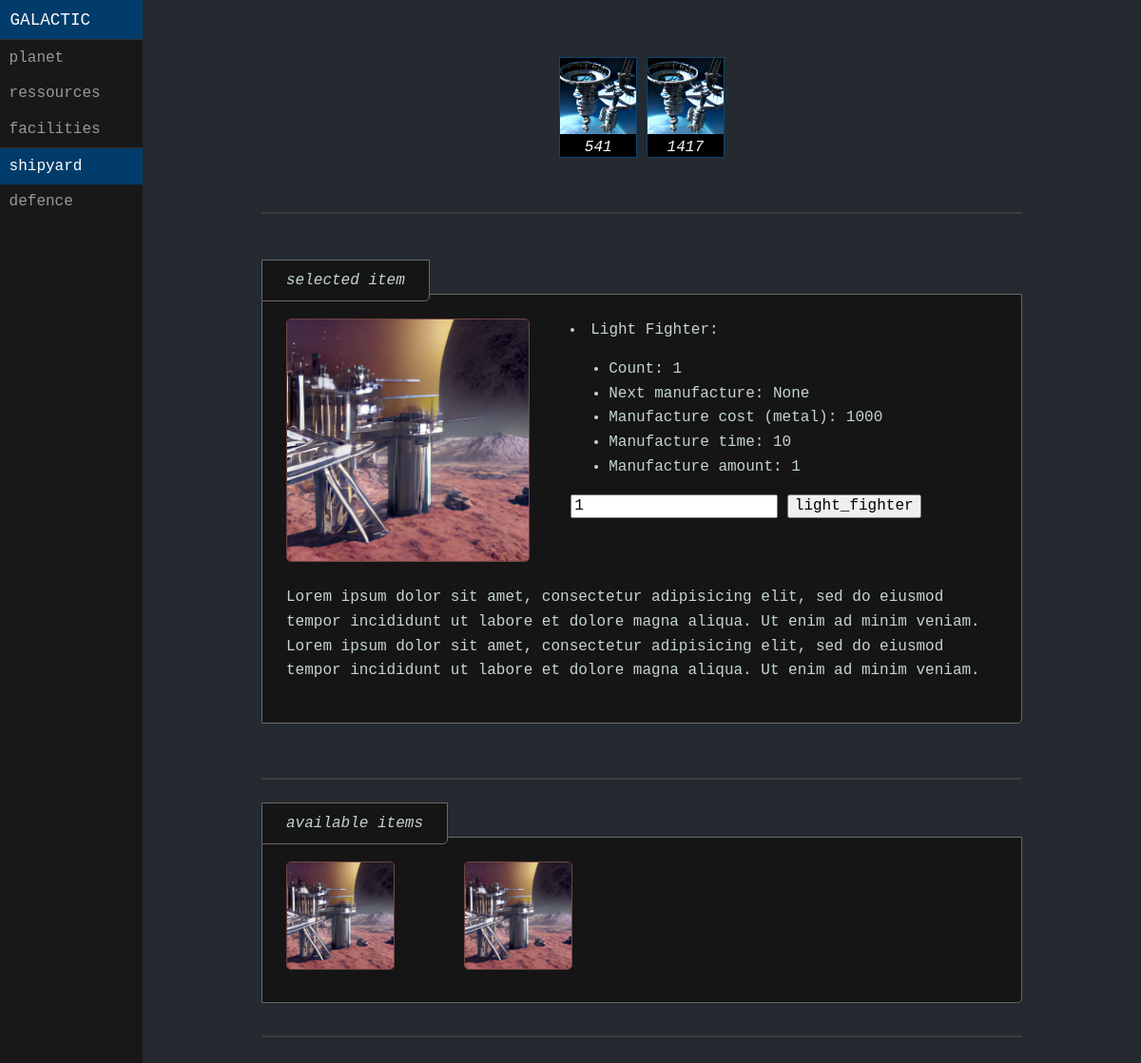
Page /galactic/2/shipyard/ on the committed database.
### galactic/models.py (models this page shows, shortened)
class Planet(models.Model):
    discovered_date = models.DateTimeField('date discovered')
    energy = models.IntegerField(default=100)
    metal = models.IntegerField(default=30)
    solar_plant_level = models.IntegerField(default=1)
    solar_plant_production = models.IntegerField(default=10)
    solar_plant_next_upgrade = models.DateTimeField(null=True, blank=True)
    solar_plant_cost_upgrade_metal = models.IntegerField(default=10)
    solar_plant_upgrade_time = models.IntegerField(default=10)
    metal_mining_level = models.IntegerField(default=1)
    metal_mining_production = models.IntegerField(default=10)
    metal_mining_next_batch = models.DateTimeField(default=timezone.now())
    metal_mining_energy_consumption = models.IntegerField(default=10)
    metal_mining_next_upgrade = models.DateTimeField(null=True, blank=True)
    metal_mining_cost_upgrade_metal = models.IntegerField(default=10)
    metal_mining_upgrade_time = models.IntegerField(default=10)
    robotics_factory_level = models.IntegerField(default=1)
    robotics_factory_next_upgrade = models.DateTimeField(null=True, blank=True)
    robotics_factory_cost_upgrade_metal = models.IntegerField(default=10)
    robotics_factory_upgrade_time = models.IntegerField(default=10)
    shipyard_dock_level = models.IntegerField(default=1)
    shipyard_dock_next_upgrade = models.DateTimeField(null=True, blank=True)
    shipyard_dock_cost_upgrade_metal = models.IntegerField(default=10)
    shipyard_dock_upgrade_time = models.IntegerField(default=10)
    rocket_launcher_count = models.IntegerField(default=1)
    rocket_launcher_next_manufacture = models.DateTimeField(null=True, blank=True)
    rocket_launcher_cost_manufacture_metal = models.IntegerField(default=1000)
    rocket_launcher_manufacture_time = models.IntegerField(default=10)
    rocket_launcher_manufacture_amount = models.IntegerField(default=1)
    light_laser_count = models.IntegerField(default=1)
    light_laser_next_manufacture = models.DateTimeField(null=True, blank=True)
    light_laser_cost_manufacture_metal = models.IntegerField(default=1000)
    light_laser_manufacture_time = models.IntegerField(default=10)
    light_laser_manufacture_amount = models.IntegerField(default=1)
    light_fighter_count = models.IntegerField(default=1)
    light_fighter_next_manufacture = models.DateTimeField(null=True, blank=True)
    light_fighter_cost_manufacture_metal = models.IntegerField(default=1000)
    light_fighter_manufacture_time = models.IntegerField(default=10)
    light_fighter_manufacture_amount = models.IntegerField(default=1)
    heavy_fighter_count = models.IntegerField(default=1)
    heavy_fighter_next_manufacture = models.DateTimeField(null=True, blank=True)
    heavy_fighter_cost_manufacture_metal = models.IntegerField(default=1000)
    heavy_fighter_manufacture_time = models.IntegerField(default=10)
    heavy_fighter_manufacture_amount = models.IntegerField(default=1)

### galactic/views.py (the view)
# urls.py: path('<int:planet_id>/shipyard/', views.shipyard, name='shipyard'),
def shipyard(request, planet_id):
    try:
        planet = Planet.objects.get(pk=planet_id)
    except Planet.DoesNotExist:
        raise Http404("Shipyard does not exist")
    return render(request, 'galactic/shipyard.html', {'planet': planet})

### galactic/templates/galactic/shipyard.html (shortened to what this page needs)
<!DOCTYPE html>
<html lang="en">
<head>
    {% load static %}
    <link rel="stylesheet" href="{% static 'galactic/pure-min.css' %}">
    <link rel="stylesheet" href="{% static 'galactic/styles.css' %}">
</head>
<body>
<div id="layout">
    <div id="menu">
        <div class="pure-menu">
            <a class="pure-menu-heading" href="#company">Galactic</a>
            <ul class="pure-menu-list">
                <li class="pure-menu-item"><a href="{% url 'galactic:planet' 1 %}" class="pure-menu-link">planet</a></li>
                <li class="pure-menu-item"><a href="{% url 'galactic:ressources' 1 %}" class="pure-menu-link">ressources</a></li>
                <li class="pure-menu-item"><a href="{% url 'galactic:facilities' 1 %}" class="pure-menu-link">facilities</a></li>
                <li class="pure-menu-item menu-item-divided pure-menu-selected"><a href="{% url 'galactic:shipyard' 1 %}" class="pure-menu-link">shipyard</a></li>
                <li class="pure-menu-item"><a href="{% url 'galactic:defence' 1 %}" class="pure-menu-link">defence</a></li>
            </ul>
        </div>
    </div>
   <div id="main">
        <div class="header">
            <div class="container">
                <table class="pure-table inventar-table" style="color: white;">
                    <tbody>
                        <tr>
                            <td style="background-color: black; border-left: 1px solid #0d4675; border-right: 1px solid #0d4675;"><img src="{% static 'galactic/solar_plant.jpg' %}" style="width: 80px;"></td>
                            <td style="border-top: 1px solid #242A2F;">&nbsp;</td>
                            <td style="background-color: black; border-left: 1px solid #0d4675; border-right: 1px solid #0d4675;"><img src="{% static 'galactic/solar_plant.jpg' %}" style="width: 80px;"></td>
                        </tr>
                        <tr>
                            <td style="background-color: black; border-left: 1px solid #0d4675; border-right: 1px solid #0d4675;">{{ planet.energy }}</td>
                            <td style="border-bottom: 1px solid #242A2F;">&nbsp;</td>
                            <td style="background-color: black; border-left: 1px solid #0d4675; border-right: 1px solid #0d4675;">{{ planet.metal }}</td>
                        </tr>
                    </tbody>
                </table>
            </div>
        </div>
        <div class="content">
            <p>&nbsp;</p>
            <hr>
            <p>&nbsp;</p>
            <span class="showstuff" style="padding: 12px 25px; font-style: italic;">selected item</span>
            <div id="Nature" class="picture showstuff" style="">
                <div class="pure-g">
                    <div class="pure-u-2-5">
                        <img src="{% static 'galactic/metal_mining.jpg' %}" alt="Nature" style="width:85%; border-radius:5px; border: 1px solid #714644;">
                    </div>
                    <div class="pure-u-3-5">
                        <li>Light Fighter:
                            <ul>
                                <li>Count: {{ planet.light_fighter_count }}</li>
                                <li>Next manufacture: {{ planet.light_fighter_next_manufacture }}</li>
                                <li>Manufacture cost (metal): {{ planet.light_fighter_cost_manufacture_metal }}</li>
                                <li>Manufacture time: {{ planet.light_fighter_manufacture_time }}</li>
                                <li>Manufacture amount: {{ planet.light_fighter_manufacture_amount }}</li>
                            </ul>
                        </li>
                        <form action="{% url 'galactic:manufacture_shipyard' planet.id %}" method="post">
                            <input type="number" name="amount" value="1">
                            <input type="submit" name="button" value="light_fighter">
                        </form>
                    </div>
                    <div class="pure-u-1-1">
                        <p>Lorem ipsum dolor sit amet, consectetur adipisicing elit, sed do eiusmod tempor incididunt ut labore et dolore magna aliqua. Ut enim ad minim veniam. Lorem ipsum dolor sit amet, consectetur adipisicing elit, sed do eiusmod tempor incididunt ut labore et dolore magna aliqua. Ut enim ad minim veniam.</p>
                    </div>
                </div>
            </div>
            <p>&nbsp;</p>
            <hr>
            <br>
            <span class="showstuff" style="padding: 12px 25px; font-style: italic;">available items</span>
            <div class="pure-g showstuff">
                <div class="pure-u-1-4 pure-u-lg-1-8">
                    <a href="javascript:void(0)" class="w3-hover-opacity" onclick="openImg('Nature');">
                        <img src="{% static 'galactic/metal_mining.jpg' %}" alt="Nature" style="width:60%; border-radius:5px; border: 1px solid #714644;">
                    </a>
                </div>
                <div class="pure-u-1-4 pure-u-lg-1-8">
                    <a href="javascript:void(0)" class="w3-hover-opacity" onclick="openImg('Snow');">
                        <img src="{% static 'galactic/metal_mining.jpg' %}" alt="Snow" style="width:60%; border-radius:5px; border: 1px solid #714644;">
                    </a>
                </div>
            </div>
            <br>
            <hr>
            <p>&nbsp;</p>
            <br>
        </div>
    </div>
</div>
</body>
</html>

### galactic/static/galactic/pure-min.css (style rules this page uses)
html { line-height:1.15; -webkit-text-size-adjust:100% }
body { margin:0 }
hr { box-sizing:content-box; height:0; overflow:visible }
a { background-color:transparent }
img { border-style:none }
button, input, optgroup, select, textarea { font-family:inherit; font-size:100%; line-height:1.15; margin:0 }
button, input { overflow:visible }
[type=button], [type=reset], [type=submit], button { -webkit-appearance:button }
html { font-family:'Courier New', monospace; }
.pure-g { display:flex; flex-flow:row wrap; align-content:flex-start }
.pure-u-1, .pure-u-1-1, .pure-u-1-12, .pure-u-1-2, .pure-u-1-24, .pure-u-1-3, .pure-u-1-4, .pure-u-1-5, .pure-u-1-6, .pure-u-1-8, .pure-u-10-24, .pure-u-11-12, .pure-u-11-24, .pure-u-12-24, .pure-u-13-24, .pure-u-14-24, .pure-u-15-24, .pure-u-16-24, .pure-u-17-24, .pure-u-18-24, .pure-u-19-24, .pure-u-2-24, .pure-u-2-3, .pure-u-2-5, .pure-u-20-24, .pure-u-21-24, .pure-u-22-24, .pure-u-23-24, .pure-u-24-24, .pure-u-3-24, .pure-u-3-4, .pure-u-3-5, .pure-u-3-8, .pure-u-4-24, .pure-u-4-5, .pure-u-5-12, .pure-u-5-24, .pure-u-5-5, .pure-u-5-6, .pure-u-5-8, .pure-u-6-24, .pure-u-7-12, .pure-u-7-24, .pure-u-7-8, .pure-u-8-24, .pure-u-9-24 { display:inline-block; letter-spacing:normal; word-spacing:normal; vertical-align:top; text-rendering:auto }
.pure-u-1-4, .pure-u-6-24 { width:25% }
.pure-u-2-5 { width:40% }
.pure-u-3-5 { width:60% }
.pure-u-1, .pure-u-1-1, .pure-u-24-24, .pure-u-5-5 { width:100% }
.pure-menu { box-sizing:border-box }
.pure-menu-item, .pure-menu-list { position:relative }
.pure-menu-list { list-style:none; margin:0; padding:0 }
.pure-menu-item { padding:0; margin:0; height:100% }
.pure-menu-heading, .pure-menu-link { display:block; text-decoration:none; white-space:nowrap }
.pure-menu-heading { text-transform:uppercase; color:#565d64 }
.pure-menu-link { color:#777 }
.pure-menu-heading, .pure-menu-link { padding:.5em 1em }
.pure-menu-selected>.pure-menu-link, .pure-menu-selected>.pure-menu-link:visited { color:#000 }
.pure-table { border-collapse:collapse; border-spacing:0; empty-cells:show; border:1px solid #cbcbcb }
.pure-table td, .pure-table th { border-left:1px solid #cbcbcb; border-width:0 0 0 1px; font-size:inherit; margin:0; overflow:visible; padding:.5em 1em }
.pure-table td { background-color:transparent }

### galactic/static/galactic/styles.css (style rules this page uses)
html { background-color: #242A2F; }
body { color: #C5D6CE; }
a { color: #2F5904; }
hr { border: 1px solid #3c3c3c; }
.showstuff { background-color: #151515; border: 1px solid dimgrey; padding: 25px; border-bottom-right-radius: 5px; }
.inventar-table { border: 1px solid #0d4675; }
.inventar-table td, .inventar-table th { padding: 0px !important; font-style: italic; }
.container { margin-top: 20px; display: flex; align-items: center; justify-content: center; flex-direction: column; }
#layout, #menu, .menu-link { -webkit-transition: all 0.2s ease-out; -moz-transition: all 0.2s ease-out; -ms-transition: all 0.2s ease-out; -o-transition: all 0.2s ease-out; transition: all 0.2s ease-out; }
#layout { position: relative; left: 0; padding-left: 0; }
.content { margin: 0 auto; padding: 0 2em; max-width: 800px; margin-bottom: 50px; line-height: 1.6em; }
.header { margin: 0; color: #333; text-align: center; padding: 2.5em 2em 0; }
#menu { margin-left: -150px; width: 150px; position: fixed; top: 0; left: 0; bottom: 0; z-index: 1000; background: #191818; overflow-y: auto; }
#menu a { color: #999; border: none; padding: 0.6em 0 0.6em 0.6em; }
#menu .pure-menu, #menu .pure-menu ul { border: none; background: transparent; }
#menu .pure-menu ul, #menu .pure-menu .menu-item-divided { border-top: 1px solid #333; }
#menu .pure-menu-selected, #menu .pure-menu-heading { background: #023C6A; }
#menu .pure-menu-selected a { color: #fff; }
#menu .pure-menu-heading { font-size: 110%; color: #fff; margin: 0; }
@media (min-width: 48em) { .header, .content { padding-left: 2em; padding-right: 2em; } }
@media (min-width: 48em) { #layout { padding-left: 150px; left: 0; } }
@media (min-width: 48em) { #menu { left: 150px; } }

### rows in the picture
Planet: energy "541", metal "1417", light_fighter_count "1", light_fighter_next_manufacture "None", light_fighter_cost_manufacture_metal "1000", light_fighter_manufacture_time "10", light_fighter_manufacture_amount "1"
